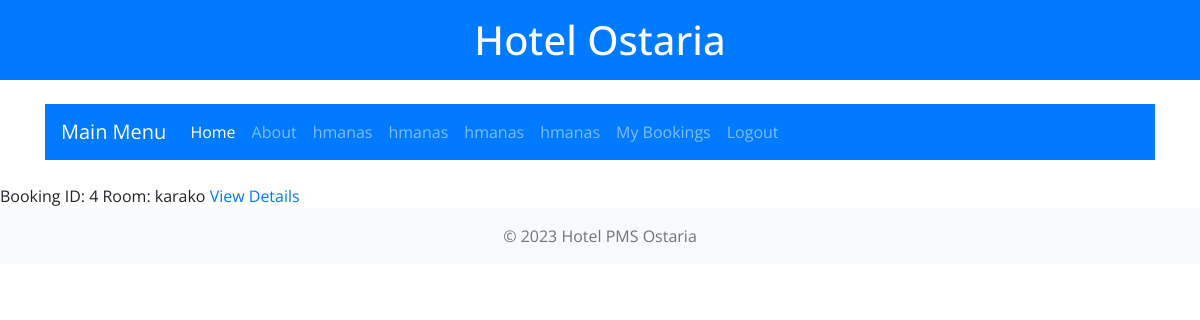
Page /mybookings/ (signed in) on the earlier database version.
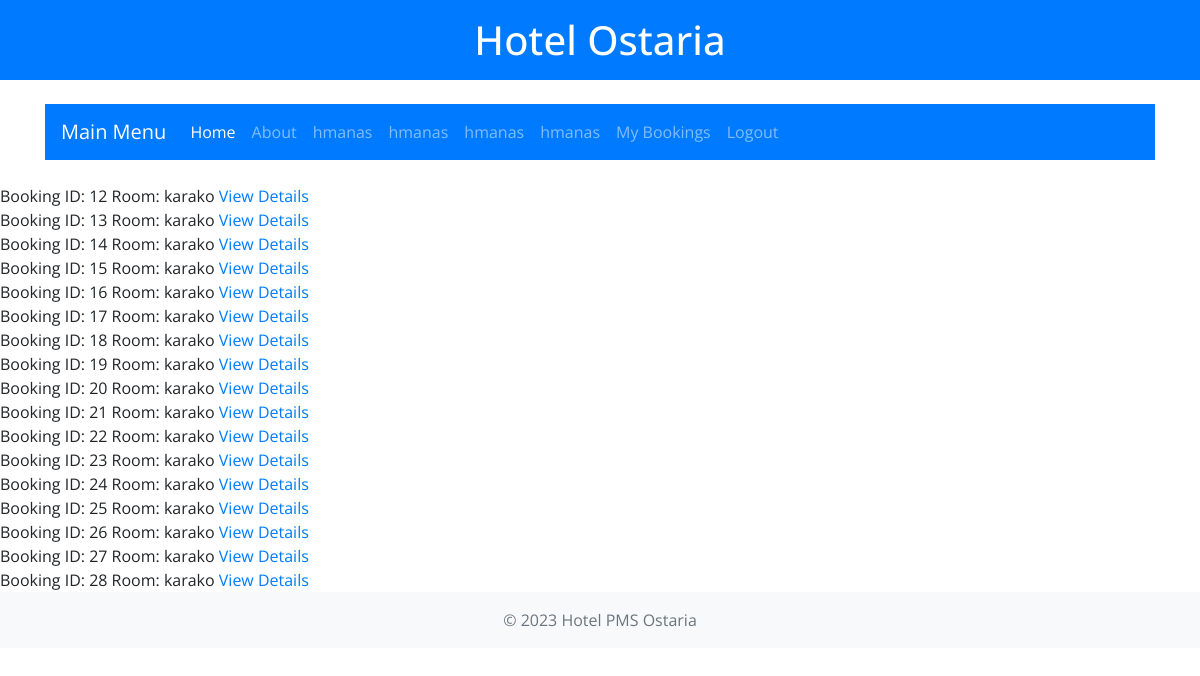
Same page on the later database version.
### hotel_pms/models.py (models this page shows, shortened)
class Booking(models.Model):
    customer = models.ForeignKey(User, on_delete=models.CASCADE)
    room = models.ForeignKey(Room, on_delete=models.CASCADE)
    start_date = models.DateField()
    end_date = models.DateField()
    accompanies = models.PositiveIntegerField(default=0, help_text="Number of people accompanying the customer.")
    charges = models.ManyToManyField(ExtraCharge, through='BookingCharge')

class Room(models.Model):
    ROOM_TYPES = (
        ('s', 'Single'),
        ('d', 'Double'),
        ('su', 'Suite'),
    )
    STATUS_CHOICES = [
        ('available', 'Available'),
        ('cleaning', 'Needs Cleaning'),
        ('maintenance', 'Needs Maintenance'),
    ]
    name = models.CharField(max_length=255,  default='basic')  # New field for room name
    status = models.CharField(max_length=12, choices=STATUS_CHOICES, default='available')
    room_type = models.CharField(max_length=2, choices=ROOM_TYPES)
    rate = models.DecimalField(max_digits=7, decimal_places=2,default=100.00)

### hotel_pms/views.py (the view)
# urls.py: path('mybookings/', views.view_bookings, name='view_bookings'),
@login_required
def view_bookings(request):
    bookings = Booking.objects.filter(customer=request.user)
    return render(request, 'hotel_pms/view_bookings.html', {'bookings': bookings})

### hotel_pms/templatetags/user_tags.py (called while the page is built)
@register.filter(name='has_group')
def has_group(user, group_name):
    return Group.objects.get(name=group_name) in user.groups.all()

### hotel_pms/templates/hotel_pms/view_bookings.html
{% extends "hotel_pms/index.html" %}
{% block content %}
{% for booking in bookings %}
    <div>
        Booking ID: {{ booking.id }}
        Room: {{ booking.room.name }}
        <a href="{% url 'booking_details' booking.id %}">View Details</a>
    </div>
{% endfor %}
{% endblock %}

Differences in the rows shown:
removed Booking: id "4", room.name "karako"
added Booking: id "12", room.name "karako"
added Booking: id "13", room.name "karako"
added Booking: id "14", room.name "karako"
added Booking: id "15", room.name "karako"
added Booking: id "16", room.name "karako"
added Booking: id "17", room.name "karako"
added Booking: id "18", room.name "karako"
added Booking: id "19", room.name "karako"
added Booking: id "20", room.name "karako"
added Booking: id "21", room.name "karako"
added Booking: id "22", room.name "karako"
added Booking: id "23", room.name "karako"
added Booking: id "24", room.name "karako"
added Booking: id "25", room.name "karako"
added Booking: id "26", room.name "karako"
added Booking: id "27", room.name "karako"
added Booking: id "28", room.name "karako"
